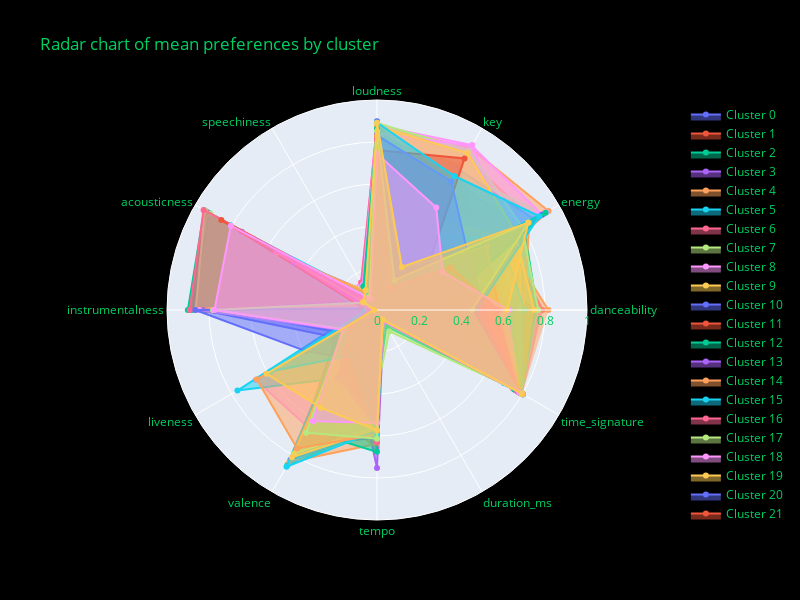

The notebook cell saved with this chart:
### Code cell
# Create an empty list to store the Scatterpolar object of each cluster
scatter_objects = []

scaled_features_df = numeric_data_df.copy()

# State the label for each arm of the chart
categories = scaled_features_df.columns

# Iterate over the unique clusters and add an object for each cluster to the list
for cluster in sorted(scaled_features_df['cluster'].unique()):

  # Find the mean value for each column of the cluster
  cluster_means = [scaled_features_df.loc[scaled_features_df["cluster"] == cluster, scaled_features_df.columns[0]].mean(),
                  scaled_features_df.loc[scaled_features_df["cluster"] == cluster, scaled_features_df.columns[1]].mean(),
                  scaled_features_df.loc[scaled_features_df["cluster"] == cluster, scaled_features_df.columns[2]].mean(),
                  scaled_features_df.loc[scaled_features_df["cluster"] == cluster, scaled_features_df.columns[3]].mean(),
                  scaled_features_df.loc[scaled_features_df["cluster"] == cluster, scaled_features_df.columns[4]].mean(),
                  scaled_features_df.loc[scaled_features_df["cluster"] == cluster, scaled_features_df.columns[5]].mean(),
                  scaled_features_df.loc[scaled_features_df["cluster"] == cluster, scaled_features_df.columns[6]].mean(),
                  scaled_features_df.loc[scaled_features_df["cluster"] == cluster, scaled_features_df.columns[7]].mean(),
                  scaled_features_df.loc[scaled_features_df["cluster"] == cluster, scaled_features_df.columns[8]].mean(),
                  scaled_features_df.loc[scaled_features_df["cluster"] == cluster, scaled_features_df.columns[9]].mean(),
                  scaled_features_df.loc[scaled_features_df["cluster"] == cluster, scaled_features_df.columns[10]].mean(),
                  scaled_features_df.loc[scaled_features_df["cluster"] == cluster, scaled_features_df.columns[11]].mean()]
                  # Bonus: see if you can turn this code for `cluster_means` into a list comprehension

  # Create a Scatterpolar object for the cluster
  cluster_scatter = go.Scatterpolar(
    r = cluster_means, # set the radial coordinates
    theta = categories, # the names of the columns
    fill = 'toself', # fills in the space with colour
    name = f'Cluster {cluster}' # adds the name of the cluster
  )

  # Add the Scatterpolar object to the list
  scatter_objects.append(cluster_scatter)

# Create the figure (the white area)
fig = go.Figure()

# Add the scatter objects to the figure
fig.add_traces(scatter_objects)

# Add extras to the plot, such as title
fig.update_layout(
  title_text = 'Radar chart of mean preferences by cluster',
  height = 600,
  width = 800,
  polar = dict(
    radialaxis = dict(
      visible = True, # visibility of the numbers on the arm
      range = [0, 1] # scale of the plot
    )),
  showlegend = True,
  paper_bgcolor='#000000',
  plot_bgcolor='#000000',
  font=dict(color='#00cf61')
)

# Show the initialised plot and the trace objects
fig.show()

### Figure 1 — Plotly figure (JSON) as saved in the notebook; plotly's stock layout.template omitted (floating-point values rounded to 4 significant figures)
{"data": [{"fill": "toself", "name": "Cluster 0", "r": [0.7484, 0.5269, 0.1475, 0.814, 0.06807, 0.2253, 0.01598, 0.111, 0.8248, 0.558, 0.04918, 0.7982], "theta": ["danceability", "energy", "key", "loudness", "speechiness", "acousticness", "instrumentalness", "liveness", "valence", "tempo", "duration_ms", "time_signature", "cluster", "new_cluster"], "type": "scatterpolar"}, {"fill": "toself", "name": "Cluster 1", "r": [0.6817, 0.755, 0.5366, 0.8881, 0.08283, 0.08664, 0.01941, 0.1664, 0.5234, 0.5447, 0.05015, 0.7971], "theta": ["danceability", "energy", "key", "loudness", "speechiness", "acousticness", "instrumentalness", "liveness", "valence", "tempo", "duration_ms", "time_signature", "cluster", "new_cluster"], "type": "scatterpolar"}, {"fill": "toself", "name": "Cluster 2", "r": [0.2431, 0.1632, 0.451, 0.6333, 0.04776, 0.9222, 0.8811, 0.1363, 0.129, 0.5381, 0.06688, 0.4385], "theta": ["danceability", "energy", "key", "loudness", "speechiness", "acousticness", "instrumentalness", "liveness", "valence", "tempo", "duration_ms", "time_signature", "cluster", "new_cluster"], "type": "scatterpolar"}, {"fill": "toself", "name": "Cluster 3", "r": [0.2307, 0.9044, 0.1626, 0.8347, 0.1244, 0.003722, 0.8643, 0.1584, 0.1424, 0.4701, 0.0558, 0.7593], "theta": ["danceability", "energy", "key", "loudness", "speechiness", "acousticness", "instrumentalness", "liveness", "valence", "tempo", "duration_ms", "time_signature", "cluster", "new_cluster"], "type": "scatterpolar"}, {"fill": "toself", "name": "Cluster 4", "r": [0.2983, 0.9433, 0.8907, 0.8753, 0.137, 0.006805, 0.06234, 0.1559, 0.1751, 0.5559, 0.05811, 0.7754], "theta": ["danceability", "energy", "key", "loudness", "speechiness", "acousticness", "instrumentalness", "liveness", "valence", "tempo", "duration_ms", "time_signature", "cluster", "new_cluster"], "type": "scatterpolar"}, {"fill": "toself", "name": "Cluster 5", "r": [0.2716, 0.1422, 0.6891, 0.6835, 0.04545, 0.9288, 0.06431, 0.1796, 0.1479, 0.496, 0.06376, 0.6986], "theta": ["danceability", "energy", "key", "loudness", "speechiness", "acousticness", "instrumentalness", "liveness", "valence", "tempo", "duration_ms", "time_signature", "cluster", "new_cluster"], "type": "scatterpolar"}, {"fill": "toself", "name": "Cluster 6", "r": [0.3061, 0.8886, 0.1597, 0.8512, 0.1063, 0.01706, 0.4609, 0.2003, 0.2319, 0.5699, 0.06037, 0.7457], "theta": ["danceability", "energy", "key", "loudness", "speechiness", "acousticness", "instrumentalness", "liveness", "valence", "tempo", "duration_ms", "time_signature", "cluster", "new_cluster"], "type": "scatterpolar"}, {"fill": "toself", "name": "Cluster 7", "r": [0.3736, 0.153, 0.1245, 0.6948, 0.0484, 0.9157, 0.04066, 0.1592, 0.1966, 0.4744, 0.06213, 0.75], "theta": ["danceability", "energy", "key", "loudness", "speechiness", "acousticness", "instrumentalness", "liveness", "valence", "tempo", "duration_ms", "time_signature", "cluster", "new_cluster"], "type": "scatterpolar"}, {"fill": "toself", "name": "Cluster 8", "r": [0.6906, 0.7905, 0.75, 0.8797, 0.1516, 0.1634, 0.000506, 0.6666, 0.6493, 0.5525, 0.0526, 0.8033], "theta": ["danceability", "energy", "key", "loudness", "speechiness", "acousticness", "instrumentalness", "liveness", "valence", "tempo", "duration_ms", "time_signature", "cluster", "new_cluster"], "type": "scatterpolar"}, {"fill": "toself", "name": "Cluster 9", "r": [0.2414, 0.9172, 0.5663, 0.8423, 0.1185, 0.005715, 0.8627, 0.1725, 0.2028, 0.5785, 0.05957, 0.7765], "theta": ["danceability", "energy", "key", "loudness", "speechiness", "acousticness", "instrumentalness", "liveness", "valence", "tempo", "duration_ms", "time_signature", "cluster", "new_cluster"], "type": "scatterpolar"}, {"fill": "toself", "name": "Cluster 10", "r": [0.5976, 0.8229, 0.1156, 0.8983, 0.0815, 0.04379, 0.0201, 0.1737, 0.3572, 0.5779, 0.05019, 0.8016], "theta": ["danceability", "energy", "key", "loudness", "speechiness", "acousticness", "instrumentalness", "liveness", "valence", "tempo", "duration_ms", "time_signature", "cluster", "new_cluster"], "type": "scatterpolar"}, {"fill": "toself", "name": "Cluster 11", "r": [0.4225, 0.1657, 0.1638, 0.6582, 0.0496, 0.9413, 0.8906, 0.1531, 0.2253, 0.5525, 0.06224, 0.7769], "theta": ["danceability", "energy", "key", "loudness", "speechiness", "acousticness", "instrumentalness", "liveness", "valence", "tempo", "duration_ms", "time_signature", "cluster", "new_cluster"], "type": "scatterpolar"}, {"fill": "toself", "name": "Cluster 12", "r": [0.2315, 0.09581, 0.7977, 0.5936, 0.04681, 0.9503, 0.9009, 0.1233, 0.09263, 0.376, 0.08967, 0.7622], "theta": ["danceability", "energy", "key", "loudness", "speechiness", "acousticness", "instrumentalness", "liveness", "valence", "tempo", "duration_ms", "time_signature", "cluster", "new_cluster"], "type": "scatterpolar"}, {"fill": "toself", "name": "Cluster 13", "r": [0.5821, 0.7151, 0.1216, 0.8764, 0.1029, 0.4856, 0.02157, 0.1367, 0.5654, 0.6174, 0.04638, 0.7919], "theta": ["danceability", "energy", "key", "loudness", "speechiness", "acousticness", "instrumentalness", "liveness", "valence", "tempo", "duration_ms", "time_signature", "cluster", "new_cluster"], "type": "scatterpolar"}, {"fill": "toself", "name": "Cluster 14", "r": [0.5052, 0.8609, 0.8402, 0.891, 0.1026, 0.04686, 0.04682, 0.1769, 0.5362, 0.6552, 0.05077, 0.7939], "theta": ["danceability", "energy", "key", "loudness", "speechiness", "acousticness", "instrumentalness", "liveness", "valence", "tempo", "duration_ms", "time_signature", "cluster", "new_cluster"], "type": "scatterpolar"}, {"fill": "toself", "name": "Cluster 15", "r": [0.6147, 0.5328, 0.8, 0.8188, 0.0705, 0.6795, 0.01606, 0.175, 0.7777, 0.591, 0.04901, 0.782], "theta": ["danceability", "energy", "key", "loudness", "speechiness", "acousticness", "instrumentalness", "liveness", "valence", "tempo", "duration_ms", "time_signature", "cluster", "new_cluster"], "type": "scatterpolar"}, {"fill": "toself", "name": "Cluster 16", "r": [0.7885, 0.7075, 0.09027, 0.8803, 0.1506, 0.09991, 0.0114, 0.1388, 0.5701, 0.5027, 0.05016, 0.8], "theta": ["danceability", "energy", "key", "loudness", "speechiness", "acousticness", "instrumentalness", "liveness", "valence", "tempo", "duration_ms", "time_signature", "cluster", "new_cluster"], "type": "scatterpolar"}, {"fill": "toself", "name": "Cluster 17", "r": [0.2968, 0.9154, 0.7605, 0.8563, 0.1256, 0.003837, 0.4696, 0.2068, 0.2041, 0.5662, 0.06483, 0.7731], "theta": ["danceability", "energy", "key", "loudness", "speechiness", "acousticness", "instrumentalness", "liveness", "valence", "tempo", "duration_ms", "time_signature", "cluster", "new_cluster"], "type": "scatterpolar"}, {"fill": "toself", "name": "Cluster 18", "r": [0.697, 0.7099, 0.9069, 0.8785, 0.08982, 0.1144, 0.01072, 0.1808, 0.4208, 0.5437, 0.05246, 0.8], "theta": ["danceability", "energy", "key", "loudness", "speechiness", "acousticness", "instrumentalness", "liveness", "valence", "tempo", "duration_ms", "time_signature", "cluster", "new_cluster"], "type": "scatterpolar"}, {"fill": "toself", "name": "Cluster 19", "r": [0.5823, 0.2999, 0.4298, 0.77, 0.05482, 0.8025, 0.02601, 0.1384, 0.4949, 0.5442, 0.05295, 0.7785], "theta": ["danceability", "energy", "key", "loudness", "speechiness", "acousticness", "instrumentalness", "liveness", "valence", "tempo", "duration_ms", "time_signature", "cluster", "new_cluster"], "type": "scatterpolar"}, {"fill": "toself", "name": "Cluster 20", "r": [0.6972, 0.7785, 0.7215, 0.8554, 0.06261, 0.08941, 0.7288, 0.2152, 0.7474, 0.6074, 0.06386, 0.7915], "theta": ["danceability", "energy", "key", "loudness", "speechiness", "acousticness", "instrumentalness", "liveness", "valence", "tempo", "duration_ms", "time_signature", "cluster", "new_cluster"], "type": "scatterpolar"}, {"fill": "toself", "name": "Cluster 21", "r": [0.7514, 0.4993, 0.7937, 0.8212, 0.09735, 0.1785, 0.02208, 0.139, 0.742, 0.4949, 0.04941, 0.7983], "theta": ["danceability", "energy", "key", "loudness", "speechiness", "acousticness", "instrumentalness", "liveness", "valence", "tempo", "duration_ms", "time_signature", "cluster", "new_cluster"], "type": "scatterpolar"}, {"fill": "toself", "name": "Cluster 22", "r": [0.7629, 0.8071, 0.08242, 0.8871, 0.09816, 0.1407, 0.00458, 0.168, 0.8523, 0.5585, 0.04958, 0.7989], "theta": ["danceability", "energy", "key", "loudness", "speechiness", "acousticness", "instrumentalness", "liveness", "valence", "tempo", "duration_ms", "time_signature", "cluster", "new_cluster"], "type": "scatterpolar"}, {"fill": "toself", "name": "Cluster 23", "r": [0.2126, 0.9135, 0.1179, 0.8413, 0.1119, 0.000282, 0.8572, 0.159, 0.2383, 0.752, 0.06319, 0.775], "theta": ["danceability", "energy", "key", "loudness", "speechiness", "acousticness", "instrumentalness", "liveness", "valence", "tempo", "duration_ms", "time_signature", "cluster", "new_cluster"], "type": "scatterpolar"}, {"fill": "toself", "name": "Cluster 24", "r": [0.6983, 0.8377, 0.5123, 0.8879, 0.1015, 0.1002, 0.01544, 0.1902, 0.8353, 0.6372, 0.04987, 0.8015], "theta": ["danceability", "energy", "key", "loudness", "speechiness", "acousticness", "instrumentalness", "liveness", "valence", "tempo", "duration_ms", "time_signature", "cluster", "new_cluster"], "type": "scatterpolar"}, {"fill": "toself", "name": "Cluster 25", "r": [0.5189, 0.3047, 0.6923, 0.7429, 0.07173, 0.8098, 0.07293, 0.7675, 0.375, 0.4808, 0.05394, 0.8], "theta": ["danceability", "energy", "key", "loudness", "speechiness", "acousticness", "instrumentalness", "liveness", "valence", "tempo", "duration_ms", "time_signature", "cluster", "new_cluster"], "type": "scatterpolar"}, {"fill": "toself", "name": "Cluster 26", "r": [0.5951, 0.703, 0.6388, 0.8826, 0.07456, 0.06537, 0.01924, 0.134, 0.2075, 0.5795, 0.05623, 0.7858], "theta": ["danceability", "energy", "key", "loudness", "speechiness", "acousticness", "instrumentalness", "liveness", "valence", "tempo", "duration_ms", "time_signature", "cluster", "new_cluster"], "type": "scatterpolar"}, {"fill": "toself", "name": "Cluster 27", "r": [0.2451, 0.07804, 0.2049, 0.5651, 0.04747, 0.9472, 0.8635, 0.1259, 0.08931, 0.3801, 0.1175, 0.7549], "theta": ["danceability", "energy", "key", "loudness", "speechiness", "acousticness", "instrumentalness", "liveness", "valence", "tempo", "duration_ms", "time_signature", "cluster", "new_cluster"], "type": "scatterpolar"}, {"fill": "toself", "name": "Cluster 28", "r": [0.2962, 0.9314, 0.5246, 0.8733, 0.1381, 0.006589, 0.06476, 0.1823, 0.2004, 0.5595, 0.06176, 0.7893], "theta": ["danceability", "energy", "key", "loudness", "speechiness", "acousticness", "instrumentalness", "liveness", "valence", "tempo", "duration_ms", "time_signature", "cluster", "new_cluster"], "type": "scatterpolar"}, {"fill": "toself", "name": "Cluster 29", "r": [0.6848, 0.7831, 0.2384, 0.8787, 0.09196, 0.05763, 0.8004, 0.1577, 0.2861, 0.5826, 0.06066, 0.8], "theta": ["danceability", "energy", "key", "loudness", "speechiness", "acousticness", "instrumentalness", "liveness", "valence", "tempo", "duration_ms", "time_signature", "cluster", "new_cluster"], "type": "scatterpolar"}, {"fill": "toself", "name": "Cluster 30", "r": [0.3695, 0.8646, 0.7742, 0.8353, 0.08188, 0.01562, 0.8306, 0.2521, 0.3974, 0.5929, 0.05953, 0.7868], "theta": ["danceability", "energy", "key", "loudness", "speechiness", "acousticness", "instrumentalness", "liveness", "valence", "tempo", "duration_ms", "time_signature", "cluster", "new_cluster"], "type": "scatterpolar"}, {"fill": "toself", "name": "Cluster 31", "r": [0.6199, 0.5774, 0.1638, 0.864, 0.07992, 0.1072, 0.0102, 0.1585, 0.2488, 0.5863, 0.05593, 0.7901], "theta": ["danceability", "energy", "key", "loudness", "speechiness", "acousticness", "instrumentalness", "liveness", "valence", "tempo", "duration_ms", "time_signature", "cluster", "new_cluster"], "type": "scatterpolar"}, {"fill": "toself", "name": "Cluster 32", "r": [0.5208, 0.8378, 0.1247, 0.8835, 0.0782, 0.03721, 0.02734, 0.1976, 0.6626, 0.6755, 0.04833, 0.8014], "theta": ["danceability", "energy", "key", "loudness", "speechiness", "acousticness", "instrumentalness", "liveness", "valence", "tempo", "duration_ms", "time_signature", "cluster", "new_cluster"], "type": "scatterpolar"}, {"fill": "toself", "name": "Cluster 33", "r": [0.656, 0.4509, 0.06986, 0.8056, 0.06132, 0.7442, 0.04284, 0.1709, 0.7404, 0.5038, 0.04026, 0.7916], "theta": ["danceability", "energy", "key", "loudness", "speechiness", "acousticness", "instrumentalness", "liveness", "valence", "tempo", "duration_ms", "time_signature", "cluster", "new_cluster"], "type": "scatterpolar"}, {"fill": "toself", "name": "Cluster 34", "r": [0.8161, 0.6918, 0.5067, 0.8698, 0.113, 0.1189, 0.007001, 0.1308, 0.7856, 0.4859, 0.05113, 0.7976], "theta": ["danceability", "energy", "key", "loudness", "speechiness", "acousticness", "instrumentalness", "liveness", "valence", "tempo", "duration_ms", "time_signature", "cluster", "new_cluster"], "type": "scatterpolar"}, {"fill": "toself", "name": "Cluster 35", "r": [0.7033, 0.6789, 0.411, 0.8519, 0.08797, 0.5875, 0.00748, 0.177, 0.8617, 0.5736, 0.0428, 0.8021], "theta": ["danceability", "energy", "key", "loudness", "speechiness", "acousticness", "instrumentalness", "liveness", "valence", "tempo", "duration_ms", "time_signature", "cluster", "new_cluster"], "type": "scatterpolar"}, {"fill": "toself", "name": "Cluster 36", "r": [0.4012, 0.1263, 0.7317, 0.6277, 0.05148, 0.9535, 0.8917, 0.1139, 0.1823, 0.6304, 0.05784, 0.7597], "theta": ["danceability", "energy", "key", "loudness", "speechiness", "acousticness", "instrumentalness", "liveness", "valence", "tempo", "duration_ms", "time_signature", "cluster", "new_cluster"], "type": "scatterpolar"}, {"fill": "toself", "name": "Cluster 37", "r": [0.7674, 0.7968, 0.878, 0.8897, 0.1081, 0.07021, 0.01039, 0.1519, 0.7896, 0.5563, 0.04859, 0.8011], "theta": ["danceability", "energy", "key", "loudness", "speechiness", "acousticness", "instrumentalness", "liveness", "valence", "tempo", "duration_ms", "time_signature", "cluster", "new_cluster"], "type": "scatterpolar"}, {"fill": "toself", "name": "Cluster 38", "r": [0.2477, 0.9082, 0.903, 0.8418, 0.1247, 0.01823, 0.8465, 0.1917, 0.1614, 0.5324, 0.06131, 0.77], "theta": ["danceability", "energy", "key", "loudness", "speechiness", "acousticness", "instrumentalness", "liveness", "valence", "tempo", "duration_ms", "time_signature", "cluster", "new_cluster"], "type": "scatterpolar"}, {"fill": "toself", "name": "Cluster 39", "r": [0.7481, 0.7563, 0.8626, 0.8763, 0.1075, 0.4131, 0.00796, 0.1504, 0.8098, 0.5673, 0.04913, 0.8], "theta": ["danceability", "energy", "key", "loudness", "speechiness", "acousticness", "instrumentalness", "liveness", "valence", "tempo", "duration_ms", "time_signature", "cluster", "new_cluster"], "type": "scatterpolar"}, {"fill": "toself", "name": "Cluster 40", "r": [0.293, 0.9075, 0.1258, 0.8376, 0.1001, 0.01571, 0.8651, 0.3916, 0.2643, 0.5626, 0.05724, 0.7808], "theta": ["danceability", "energy", "key", "loudness", "speechiness", "acousticness", "instrumentalness", "liveness", "valence", "tempo", "duration_ms", "time_signature", "cluster", "new_cluster"], "type": "scatterpolar"}, {"fill": "toself", "name": "Cluster 41", "r": [0.5762, 0.2478, 0.8335, 0.7616, 0.05393, 0.8562, 0.04989, 0.1322, 0.3725, 0.5515, 0.05598, 0.7855], "theta": ["danceability", "energy", "key", "loudness", "speechiness", "acousticness", "instrumentalness", "liveness", "valence", "tempo", "duration_ms", "time_signature", "cluster", "new_cluster"], "type": "scatterpolar"}, {"fill": "toself", "name": "Cluster 42", "r": [0.2901, 0.9271, 0.1259, 0.8648, 0.13, 0.005288, 0.05676, 0.1853, 0.191, 0.5694, 0.05902, 0.7538], "theta": ["danceability", "energy", "key", "loudness", "speechiness", "acousticness", "instrumentalness", "liveness", "valence", "tempo", "duration_ms", "time_signature", "cluster", "new_cluster"], "type": "scatterpolar"}, {"fill": "toself", "name": "Cluster 43", "r": [0.5123, 0.5038, 0.7072, 0.832, 0.05206, 0.4524, 0.02312, 0.1547, 0.3702, 0.564, 0.05817, 0.7712], "theta": ["danceability", "energy", "key", "loudness", "speechiness", "acousticness", "instrumentalness", "liveness", "valence", "tempo", "duration_ms", "time_signature", "cluster", "new_cluster"], "type": "scatterpolar"}, {"fill": "toself", "name": "Cluster 44", "r": [0.5816, 0.6039, 0.2326, 0.8282, 0.09437, 0.5485, 0.0018, 0.6606, 0.7612, 0.5931, 0.05014, 0.8], "theta": ["danceability", "energy", "key", "loudness", "speechiness", "acousticness", "instrumentalness", "liveness", "valence", "tempo", "duration_ms", "time_signature", "cluster", "new_cluster"], "type": "scatterpolar"}, {"fill": "toself", "name": "Cluster 45", "r": [0.4749, 0.8927, 0.7368, 0.8928, 0.1036, 0.03656, 0.04945, 0.5861, 0.2503, 0.6001, 0.06034, 0.7791], "theta": ["danceability", "energy", "key", "loudness", "speechiness", "acousticness", "instrumentalness", "liveness", "valence", "tempo", "duration_ms", "time_signature", "cluster", "new_cluster"], "type": "scatterpolar"}, {"fill": "toself", "name": "Cluster 46", "r": [0.5775, 0.4053, 0.1212, 0.8084, 0.05533, 0.5549, 0.03694, 0.1474, 0.3492, 0.532, 0.06046, 0.7714], "theta": ["danceability", "energy", "key", "loudness", "speechiness", "acousticness", "instrumentalness", "liveness", "valence", "tempo", "duration_ms", "time_signature", "cluster", "new_cluster"], "type": "scatterpolar"}, {"fill": "toself", "name": "Cluster 47", "r": [0.4524, 0.8333, 0.1647, 0.8511, 0.07214, 0.07044, 0.7806, 0.1809, 0.6746, 0.6128, 0.05032, 0.7887], "theta": ["danceability", "energy", "key", "loudness", "speechiness", "acousticness", "instrumentalness", "liveness", "valence", "tempo", "duration_ms", "time_signature", "cluster", "new_cluster"], "type": "scatterpolar"}, {"fill": "toself", "name": "Cluster 48", "r": [0.6266, 0.361, 0.564, 0.7438, 0.0605, 0.8034, 0.774, 0.1891, 0.6111, 0.5378, 0.06027, 0.7815], "theta": ["danceability", "energy", "key", "loudness", "speechiness", "acousticness", "instrumentalness", "liveness", "valence", "tempo", "duration_ms", "time_signature", "cluster", "new_cluster"], "type": "scatterpolar"}, {"fill": "toself", "name": "Cluster 49", "r": [0.6202, 0.8316, 0.2367, 0.892, 0.108, 0.07699, 0.01447, 0.6076, 0.537, 0.5727, 0.05437, 0.7966], "theta": ["danceability", "energy", "key", "loudness", "speechiness", "acousticness", "instrumentalness", "liveness", "valence", "tempo", "duration_ms", "time_signature", "cluster", "new_cluster"], "type": "scatterpolar"}], "layout": {"font": {"color": "#00cf61"}, "height": 600, "paper_bgcolor": "#000000", "plot_bgcolor": "#000000", "polar": {"radialaxis": {"range": [0, 1], "visible": true}}, "showlegend": true, "title": {"text": "Radar chart of mean preferences by cluster"}, "width": 800}}
